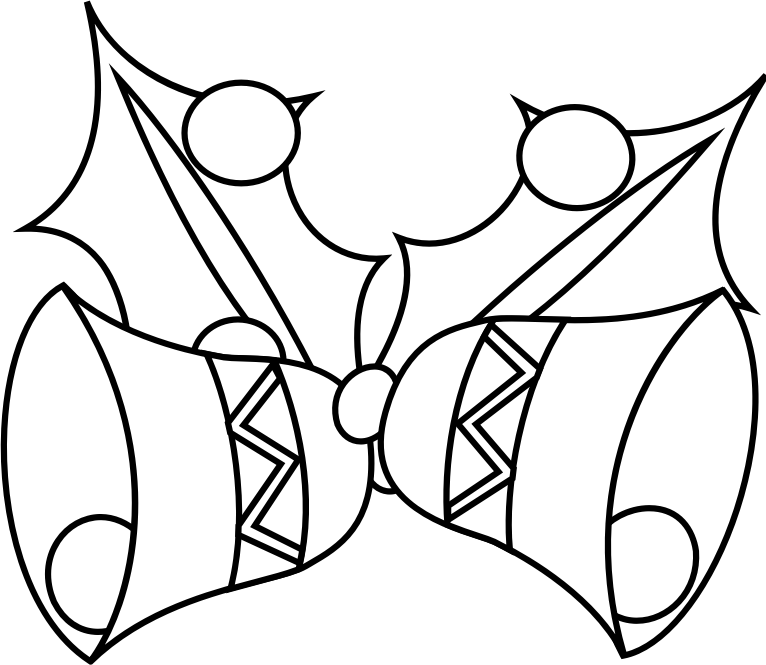
#> input picture examples/xmas/inputs/bells.png, 766 x 665 px
$ python clean_lineart.py ../examples/xmas/inputs/bells.png ../examples/xmas/inputs/robin.png 1.0 ../examples/xmas/inputs/robin.png
#> lines starting #> are read from the running program, lines starting #| are printed output that depends on the picture
### gingerbread_ornament/core.py
# SPDX-License-Identifier: GPL-3.0-or-later
# Copyright (C) 2026 Craig Midwinter
"""
Pure-numpy image -> gingerbread ornament geometry core.

No bpy imports in here so the pipeline can be unit-tested headless. Everything
works on a regular pixel grid ("working grid"); heights are computed from exact-ish
Euclidean distance fields (jump flooding) so icing gets a rounded, piped profile and
the cookie gets a rounded top edge.
"""
import math
import numpy as np


# ----------------------------------------------------------------------------
# Settings
# ----------------------------------------------------------------------------

DEFAULTS = dict(
    size_mm=80.0,            # longest side of the whole finished ornament outline (hanging-hole tab included)
    geometry=2,              # 2 (after the 0.5.0 test build): Size includes the tab, gaps kept between lines, one-piece strokes;
                             # 1 = the 0.5.0-and-earlier geometry (kept for re-analysing older .blend files)
    res_mm=0.15,             # working grid pixel size
    ink_threshold=0.5,       # luminance below this is a line
    line_boost_mm=0.30,      # grow every icing line by this much on each side
    gap_mm=0.42,             # ... but keep at least this much bare cookie between lines the drawing keeps apart
    gap_min_mm=0.3,          # gaps inside one line drawing narrower than this may close (hairlines, corners)
    dot_mm2=0.5,             # drawing pieces smaller than this are dots (may join each other into a beaded line)
    dot_claim_mm=0.2,        # a dot next to a line keeps this much more of the gap between them
    hole_keep_mm2=0.3,       # enclosed white cells of the drawing at least this big stay open (not iced over)
    min_detail_mm=0.5,       # stroke slivers narrower than this go to the neighbouring stroke
    min_part_width_mm=0.45,  # a whole stroke narrower than this joins its neighbour, grows into a dot, or goes
    min_part_floor_mm=0.34,  # ... a dot hemmed in by gaps stays if it is this wide (grid estimate; ~0.45 as meshed)
    min_region_mm2=0.8,      # enclosed regions smaller than this become icing
    cookie_margin_mm=2.2,    # cookie edge distance beyond the outermost line
    cookie_smooth_mm=2.5,    # rounding of concave notches in the cookie outline
    cookie_thickness_mm=4.0,
    cookie_bevel_mm=1.6,     # radius of the rounded top edge of the cookie
    line_height_mm=1.2,      # piped icing height above the cookie
    line_edge_mm=0.3,        # piped icing height at its edge
    smooth_edges=True,       # smooth pixel stair-steps out of every outline
    outline_smooth_mm=0.15,  # blur radius for the line outlines (removes raster stair-steps; 0 = off)
    line_split='STROKES',    # icing line parts: 'ONE' part, connected 'PIECES', or 'STROKES' (cut at junctions)
    split_lines=False,       # legacy alias for line_split='PIECES'
    # Painted (flush) icing: one flat surface across painted regions and the lines between them
    flush_height_mm=0.8,     # height of the painted surface above the cookie
    flush_edge_mm=0.4,       # height where the painted surface meets bare cookie
    flush_round_mm=0.4,      # width of that rounded-off edge
    seamless=False,          # Seamless look: painted surface dead flat (no rounding), every line flush with it
    max_filaments=0,         # merge region colours to fit one AMS (0 = no limit)
    line_round_mm=0.6,       # horizontal radius of the piped bead profile
    fill_height_mm=0.8,      # flooded (coloured) region height above the cookie
    fill_edge_mm=0.4,
    fill_round_mm=0.9,
    hole=True,
    hole_diameter_mm=4.5,
    hole_ring_mm=2.6,        # cookie wall around the hole
    hole_clearance_mm=1.0,   # gap between icing and hole edge
    white_cutoff=0.82,       # coloured-image colour counts as "uncoloured" above this
    colour_merge=0.18,       # RGB distance to merge region colours into one filament
)


# ----------------------------------------------------------------------------
# Distance transform (jump flooding, numpy vectorised)
# ----------------------------------------------------------------------------

def _shift(a, dy, dx, fill):
    """out[i, j] = a[i + dy, j + dx] (fill outside)."""
    h, w = a.shape
    out = np.full_like(a, fill)
    ys0, ys1 = max(0, -dy), min(h, h - dy)
    xs0, xs1 = max(0, -dx), min(w, w - dx)
    if ys1 > ys0 and xs1 > xs0:
        out[ys0:ys1, xs0:xs1] = a[ys0 + dy:ys1 + dy, xs0 + dx:xs1 + dx]
    return out


def edt(seeds, return_index=False):
    """Euclidean distance (pixels) from every pixel to the nearest True seed.
    With return_index, also the (row, col) of that nearest seed."""
    h, w = seeds.shape
    BIG = np.int32(1 << 20)
    ny = np.where(seeds, np.arange(h, dtype=np.int32)[:, None], BIG).astype(np.int32)
    nx = np.where(seeds, np.arange(w, dtype=np.int32)[None, :], BIG).astype(np.int32)
    if not seeds.any():
        far = np.full((h, w), 1e9, dtype=np.float32)
        return (far, ny, nx) if return_index else far
    iy = np.arange(h, dtype=np.int64)[:, None]
    ix = np.arange(w, dtype=np.int64)[None, :]

    def d2(cy, cx):
        return (cy.astype(np.int64) - iy) ** 2 + (cx.astype(np.int64) - ix) ** 2

    best = d2(ny, nx)
    k = 1 << int(math.ceil(math.log2(max(h, w))))
    steps = []
    while k >= 1:
        k //= 2
        if k >= 1:
            steps.append(k)
    steps += [2, 1]
    for k in steps:
        for dy in (-k, 0, k):
            for dx in (-k, 0, k):
                if dy == 0 and dx == 0:
                    continue
                cy = _shift(ny, dy, dx, BIG)
                cx = _shift(nx, dy, dx, BIG)
                dd = d2(cy, cx)
                m = dd < best
                if m.any():
                    best = np.where(m, dd, best)
                    ny = np.where(m, cy, ny)
                    nx = np.where(m, cx, nx)
    dist = np.sqrt(best.astype(np.float64)).astype(np.float32)
    return (dist, ny, nx) if return_index else dist


def dilate(mask, r_px):
    return edt(mask) <= r_px


def erode(mask, r_px):
    return ~(edt(~mask) <= r_px)


def close(mask, r_px):
    return erode(dilate(mask, r_px), r_px)


# [8 lines left out: function boundary_seeds, not called in this run]


def inner_distance(labels):
    """Distance (px) from each pixel centre to the edge of its own label region."""
    return edt(boundary_seeds(labels)) + 0.5


# ----------------------------------------------------------------------------
# Connected components (run-length union-find, 4-connectivity)
# ----------------------------------------------------------------------------

def label_components(mask, diag=False):
    h, w = mask.shape
    g = 1 if diag else 0  # widen runs by one pixel when matching rows -> 8-connectivity
    parent = []

    # [5 lines left out: function find, not called in this run]

    rows = []
    for i in range(h):
        r = np.concatenate(([0], mask[i].view(np.int8), [0]))
        d = np.diff(r)
        starts = np.flatnonzero(d == 1)
        ends = np.flatnonzero(d == -1)
        ids = list(range(len(parent), len(parent) + len(starts)))
        parent.extend(ids)
        rows.append((starts, ends, ids))
        if i > 0:
            ps, pe, pid = rows[i - 1]
            a = b = 0
            while a < len(starts) and b < len(ps):
                if starts[a] - g < pe[b] and ps[b] < ends[a] + g:
                    ra, rb = find(ids[a]), find(pid[b])
                    if ra != rb:
                        parent[max(ra, rb)] = min(ra, rb)
                if ends[a] + g < pe[b]:
                    a += 1
                else:
                    b += 1
    labels = np.zeros((h, w), dtype=np.int32)
    remap = {}
    for i, (starts, ends, ids) in enumerate(rows):
        for s, e, rid in zip(starts, ends, ids):
            root = find(rid)
            lab = remap.get(root)
            if lab is None:
                lab = len(remap) + 1
                remap[root] = lab
            labels[i, s:e] = lab
    return labels, len(remap)


# ----------------------------------------------------------------------------
# Resampling
# ----------------------------------------------------------------------------

# [201 lines left out: functions _box_sample, _bilinear, gaussian_blur, lattice_dist, smooth_mask, separation_carve, not called in this run]


def luminance(rgb):
    return rgb[..., 0] * 0.299 + rgb[..., 1] * 0.587 + rgb[..., 2] * 0.114


# ----------------------------------------------------------------------------
# Main pipeline
# ----------------------------------------------------------------------------

class Ornament:
    """Result of the 2D analysis: label maps, height fields and part metadata."""
    pass


# [905 lines left out: functions _layout, analyse, build_palette, _nbrs, skeletonize, _fix_pinches and 15 more, not called in this run]


REGION_STYLES = ('PUFFED', 'PAINTED')
LINE_STYLES = ('AUTO', 'RAISED', 'FLUSH')


# [91 lines left out: functions _pairs, prepare, _corner_dist, not called in this run]


def _bead(d, hmax, hmin, r):
    tt = np.clip(d / max(r, 1e-6), 0, 1)
    return hmin + (hmax - hmin) * np.sqrt(1 - (1 - tt) ** 2)


# [23 lines left out: function resolve_styles, not called in this run]


def p_seamless(o):
    return bool(o.params.get('seamless'))


# [82 lines left out: functions is_flat, flush_field, part_mesh, affected_parts, build_meshes, not called in this run]

### tools/clean_lineart.py
"""
Clean a downloaded colouring page into add-on line art (plain python3 + numpy + PIL):
  python3 -I tools/clean_lineart.py <in.png> <out.png> [threshold=0.5] [keep_far=0|1|strict] [x0,y0,x1,y1 ...]

- flattens transparency onto white
- drops light-grey shading (anything lighter than the threshold becomes paper)
- drops stray specks and scattered decorations (snow dots, stars) that sit outside the
  main drawing, since they would bulge the cookie outline; keep_far=1 keeps them,
  strict keeps only the main drawing and what it encloses (busy page backgrounds)
- erases a printed page frame (rows/columns that are mostly ink)
- erases any given rectangles (input pixel coords), e.g. a background landscape
- crops to the drawing with a small margin
Kept pixels keep their anti-aliased grey values so the outline stays smooth.
"""
import os
import sys

import numpy as np
from PIL import Image

sys.path.insert(0, os.path.join(os.path.dirname(os.path.dirname(os.path.abspath(__file__))), "gingerbread_ornament"))
import core  # noqa: E402

src, dst = sys.argv[1], sys.argv[2]
thr = float(sys.argv[3]) if len(sys.argv) > 3 else 0.5
keep_far = len(sys.argv) > 4 and sys.argv[4] == "1"
strict = len(sys.argv) > 4 and sys.argv[4] == "strict"     # only the main drawing + what it encloses

im = Image.open(src).convert("RGBA")
bg = Image.new("RGBA", im.size, (255, 255, 255, 255))
#> bg: PIL image 766x665 RGBA; every value is 255
bg.alpha_composite(im)
rgb = np.asarray(bg.convert("RGB"), np.float64) / 255.0
lum = core.luminance(rgb)
for r in sys.argv[5:]:
    x0, y0, x1, y1 = (int(v) for v in r.split(","))
    lum[y0:y1, x0:x1] = 1.0
# Printed page frame: straight rows/columns that are mostly ink (plus a couple of px around).
dark = lum < thr
#> dark: shape (665, 766) bool; every value is 1
for axis in (0, 1):
    frac = dark.mean(axis=axis)
    for k in np.flatnonzero(frac > 0.5):
        if axis == 0:
            lum[:, max(k - 3, 0):k + 4] = 1.0
        else:
            lum[max(k - 3, 0):k + 4, :] = 1.0
#> lum: shape (665, 766) float64; every value is 1
ink = lum < thr
#> ink: shape (665, 766) bool; every value is 0

lab, n = core.label_components(ink, diag=True)
#> after the loop in label_components, `for i in range(h):`: parent = []; rows = 665 items
#> after the loop in label_components, `for i, (starts, ends, ids) in enumerate(rows):`: remap = 0 items
#> n = 0
sizes = np.bincount(lab.ravel(), minlength=n + 1)
#> sizes = [509390]
sizes[0] = 0
main = int(sizes.argmax())
#> main = 0
keep = lab == main
# Everything enclosed by the main drawing counts as part of it.
bgl, nb = core.label_components(~keep)
#> nb = 0
border = set(np.unique(np.concatenate([bgl[0], bgl[-1], bgl[:, 0], bgl[:, -1]])).tolist())
#> border = 1 item
inside = ~np.isin(bgl, list(border)) & ~keep
hull = core.dilate(keep | inside, 6)
#> in edt, `ny = np.where(seeds, np.arange(h, dtype=np.int32)[:, None], BIG).astyp..`:
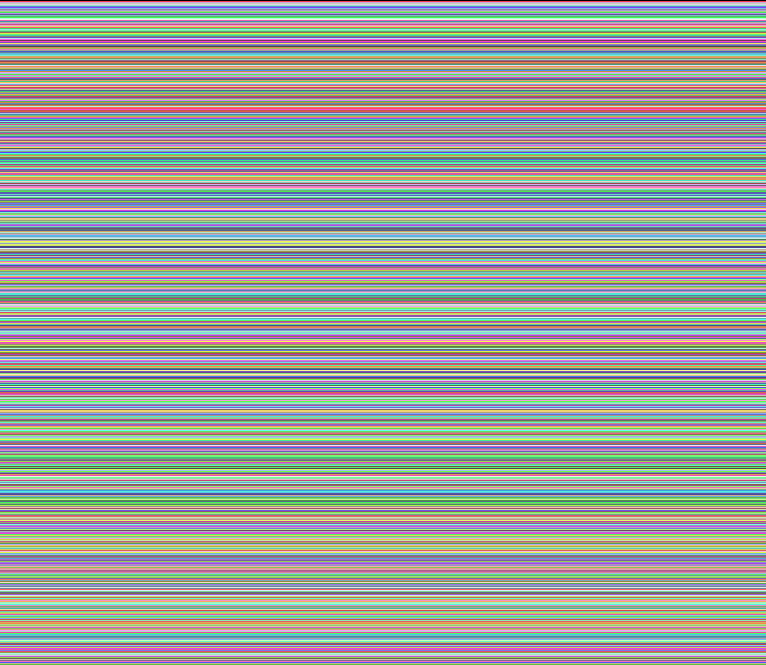
#> ny: shape (665, 766) int32; 665 distinct labels, from 0 to 664; one colour per label, 0 black
#> in edt, `nx = np.where(seeds, np.arange(w, dtype=np.int32)[None, :], BIG).astyp..`:
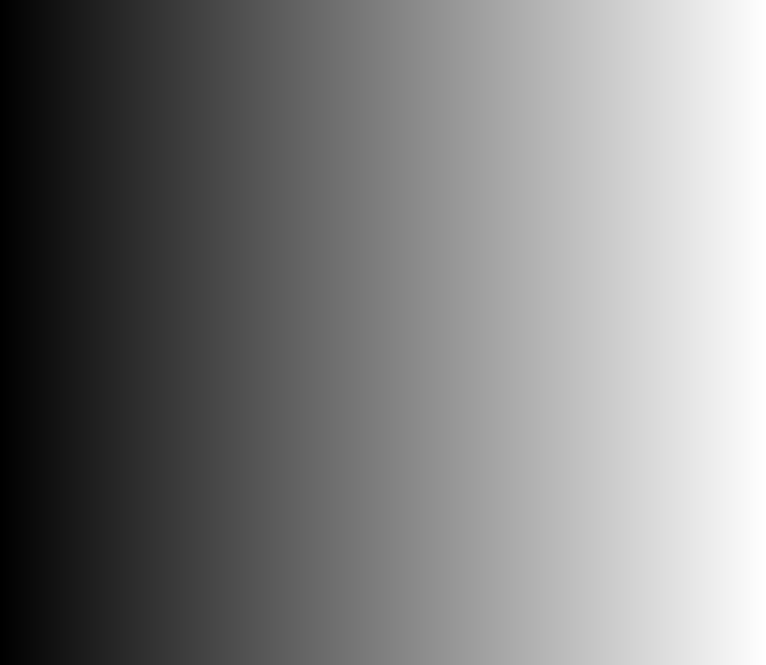
#> nx: shape (665, 766) int32; min 0, max 765, mean 382.5; drawn with min black and max white
#> the loop in edt, `for k in steps:` made 12 passes
#> after the loop in edt, `for k in steps:`:
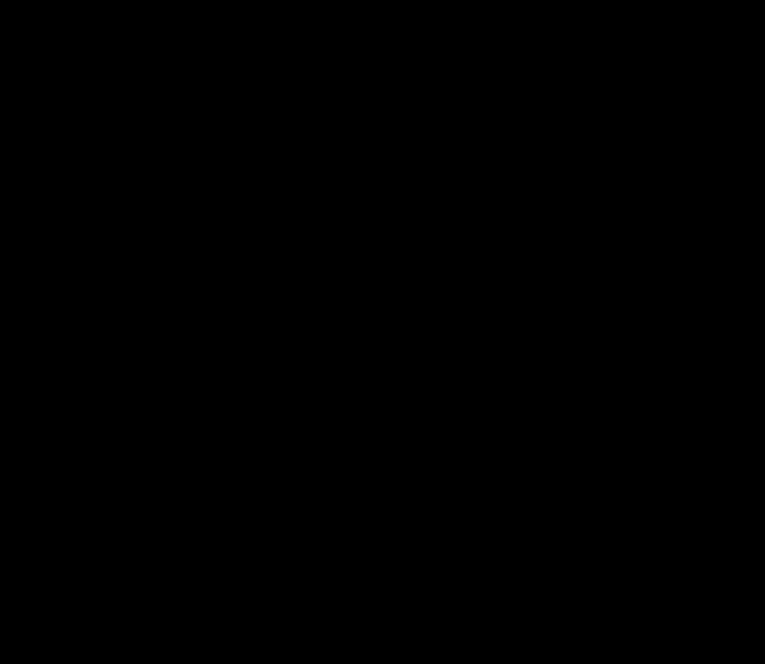
#> cy: shape (665, 766) int32; min 1, max 1048576, mean 3275.2; drawn with min black and max white
min_px = max(12, int(ink.size * 2e-5))
removed = 0
for k in range(1, n + 1):
    if k == main or sizes[k] == 0:
        continue
    comp = lab == k
    big = sizes[k] >= 0.02 * sizes[main] and not strict
    if (comp & hull).any() and sizes[k] >= min_px or big or keep_far and sizes[k] >= min_px:
        keep |= comp
    else:
        removed += 1

# Keep the anti-aliased edge pixels around what we kept.
soft = core.dilate(keep, 2) & (lum < 0.98)
out = np.where(soft, lum, 1.0)
rows = np.flatnonzero((out < thr).any(axis=1))
cols = np.flatnonzero((out < thr).any(axis=0))
pad = 10
#> (the run stopped early here; a loop or call above may not have finished)
